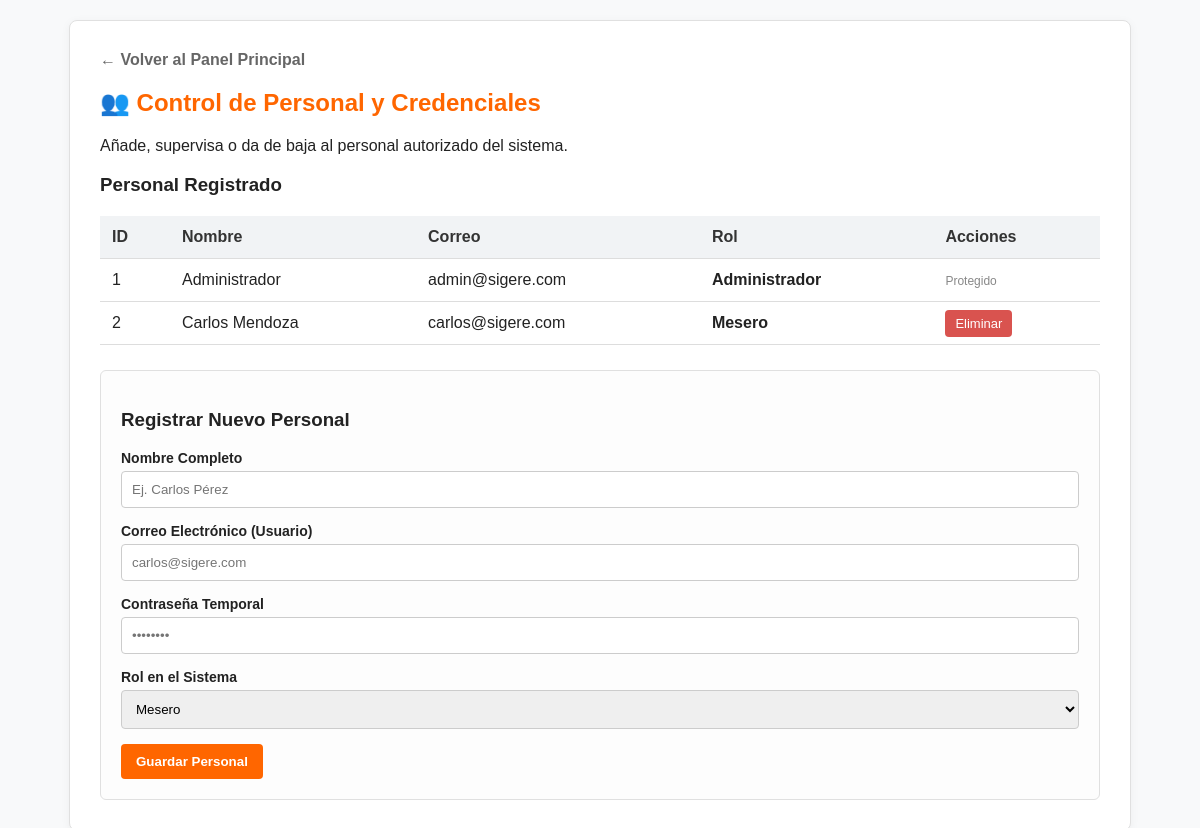
The page /usuarios.php (signed in) on the database its author committed.
### tables this page shows
CREATE TABLE IF NOT EXISTS usuario (
    id          INT AUTO_INCREMENT PRIMARY KEY,
    nombre      VARCHAR(100) NOT NULL,
    correo      VARCHAR(100) NOT NULL UNIQUE,
    clave       VARCHAR(255) NOT NULL,
    rol         ENUM('Administrador', 'Mesero') NOT NULL DEFAULT 'Mesero',
    creado_en   DATETIME DEFAULT CURRENT_TIMESTAMP
);

### usuarios.php (the view, shortened to what this page needs)
<?php
require_once 'conexion.php';
$stmt = $pdo->query("SELECT * FROM usuario");
$usuarios = $stmt->fetchAll(PDO::FETCH_ASSOC);
?>
<!DOCTYPE html>
<html lang="es">
<head>
</head>
<body>
    <div class="container">
        <a href="index.php" class="back-btn">← Volver al Panel Principal</a>
        <h2>👥 Control de Personal y Credenciales</h2>
        <p>Añade, supervisa o da de baja al personal autorizado del sistema.</p>
        <h3>Personal Registrado</h3>
        <table>
            <thead>
                <tr>
                    <th>ID</th>
                    <th>Nombre</th>
                    <th>Correo</th>
                    <th>Rol</th>
                    <th>Acciones</th>
                </tr>
            </thead>
            <tbody>
                <?php foreach ($usuarios as $u): ?>
                <tr>
                    <td><?php echo $u['id']; ?></td>
                    <td><?php echo htmlspecialchars($u['nombre']); ?></td>
                    <td><?php echo htmlspecialchars($u['correo']); ?></td>
                    <td><strong><?php echo htmlspecialchars($u['rol']); ?></strong></td>
                    <td>
                        <?php if ($u['correo'] !== 'admin@sigere.com'): ?>
                            <a href="usuarios.php?eliminar=<?php echo $u['id']; ?>" class="btn-delete" onclick="return confirm('¿Estás seguro de eliminar a este usuario?');">Eliminar</a>
                        <?php else: ?>
                            <span style="color: #888; font-size: 12px;">Protegido</span>
                        <?php endif; ?>
                    </td>
                </tr>
                <?php endforeach; ?>
            </tbody>
        </table>
        <div class="form-container">
            <h3>Registrar Nuevo Personal</h3>
            <form action="usuarios.php" method="POST">
                <div class="form-group">
                    <label>Nombre Completo</label>
                    <input type="text" name="nombre" required placeholder="Ej. Carlos Pérez">
                </div>
                <div class="form-group">
                    <label>Correo Electrónico (Usuario)</label>
                    <input type="email" name="correo" required placeholder="carlos@sigere.com">
                </div>
                <div class="form-group">
                    <label>Contraseña Temporal</label>
                    <input type="password" name="clave" required placeholder="••••••••">
                </div>
                <div class="form-group">
                    <label>Rol en el Sistema</label>
                    <select name="rol" required>
                        <option value="Mesero">Mesero</option>
                    </select>
                </div>
                <button type="submit" class="btn">Guardar Personal</button>
            </form>
        </div>
    </div>
</body>
</html>

### usuarios.php (style rules this page uses)
body { font-family: Arial, sans-serif; background-color: #f8f9fa; color: #222; margin: 0; padding: 20px; }
.container { max-width: 1000px; margin: auto; background: #fff; padding: 30px; border-radius: 8px; border: 1px solid #e0e0e0; box-shadow: 0 2px 10px rgba(0,0,0,0.05); }
h2 { color: #ff6600; margin-top: 0; }
.back-btn { display: inline-block; margin-bottom: 20px; color: #666; text-decoration: none; font-weight: bold; }
table { width: 100%; border-collapse: collapse; margin-top: 20px; }
th, td { padding: 12px; border-bottom: 1px solid #ddd; text-align: left; }
th { background: #f1f3f5; color: #333; }
.form-container { background: #fdfdfd; padding: 20px; border: 1px solid #e0e0e0; border-radius: 6px; margin-top: 25px; }
.form-group { margin-bottom: 15px; }
.form-group label { display: block; margin-bottom: 5px; font-weight: bold; font-size: 14px; }
.form-group input, .form-group select { width: 100%; padding: 10px; border: 1px solid #ccc; border-radius: 4px; box-sizing: border-box; }
.btn { background: #ff6600; color: white; border: none; padding: 10px 15px; border-radius: 4px; cursor: pointer; font-weight: bold; }
.btn-delete { background: #d9534f; color: white; padding: 6px 10px; text-decoration: none; border-radius: 4px; font-size: 13px; }

### rows shown on the page
usuario: id "1", nombre "Administrador", correo "admin@sigere.com", rol "Administrador", shows "Protegido"
usuario: id "2", nombre "Carlos Mendoza", correo "carlos@sigere.com", rol "Mesero"
